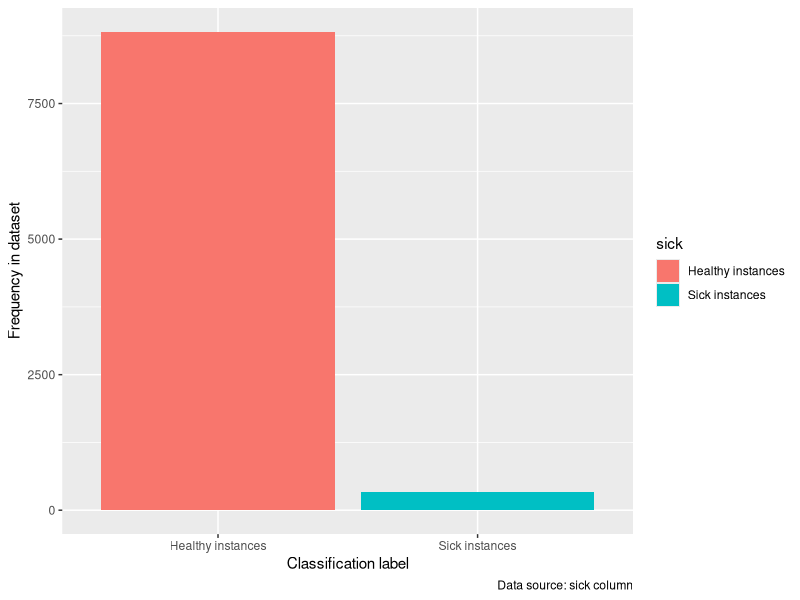
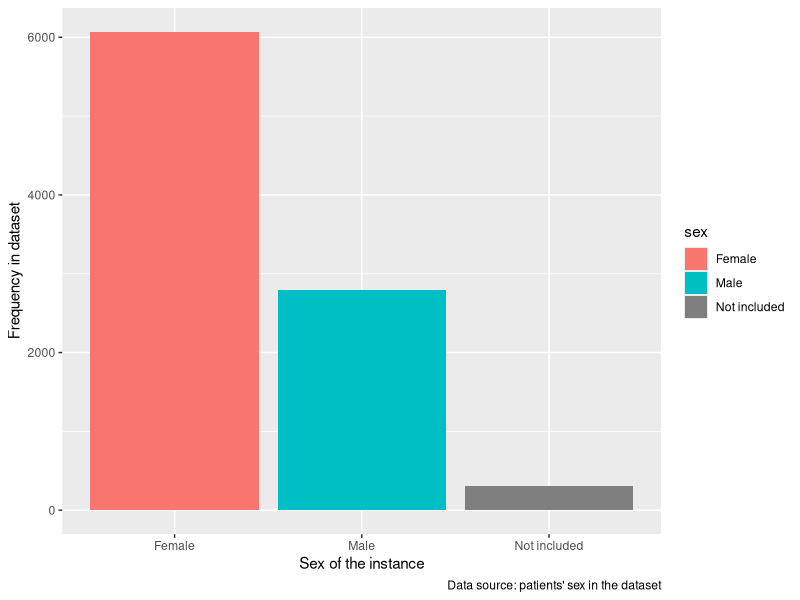
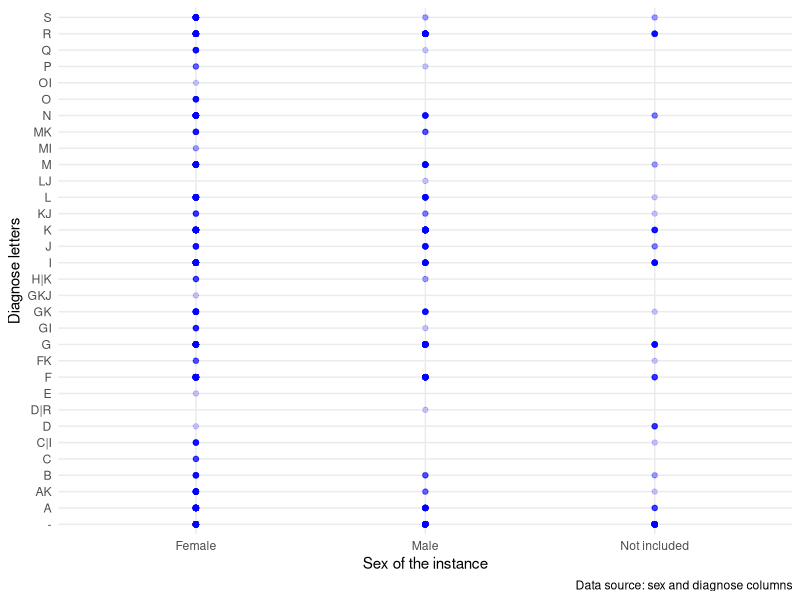
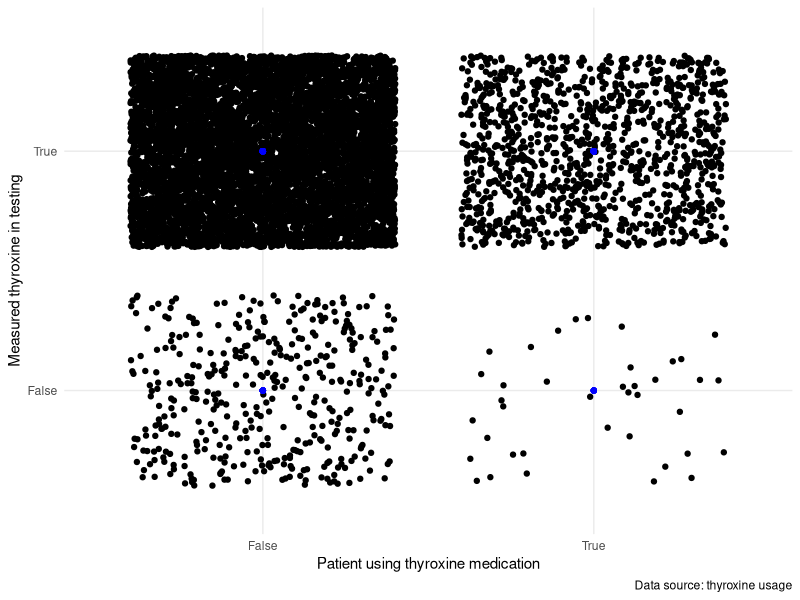
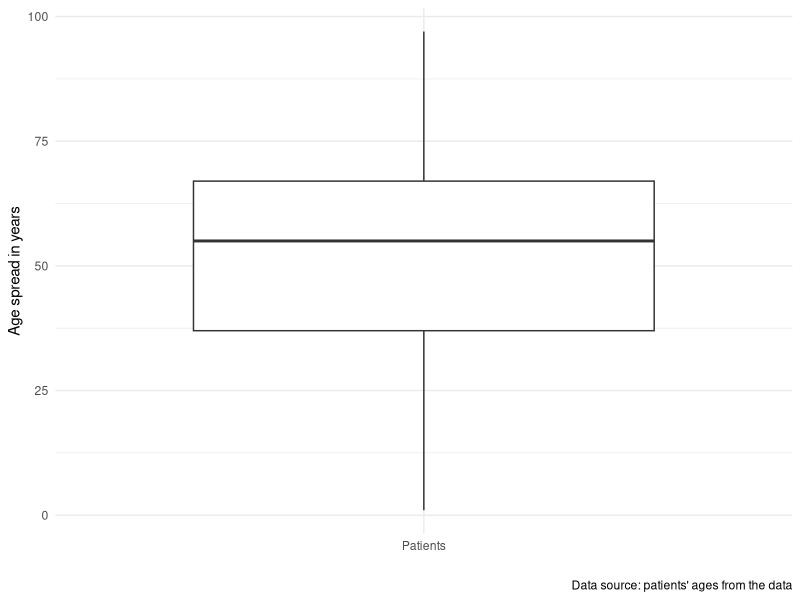
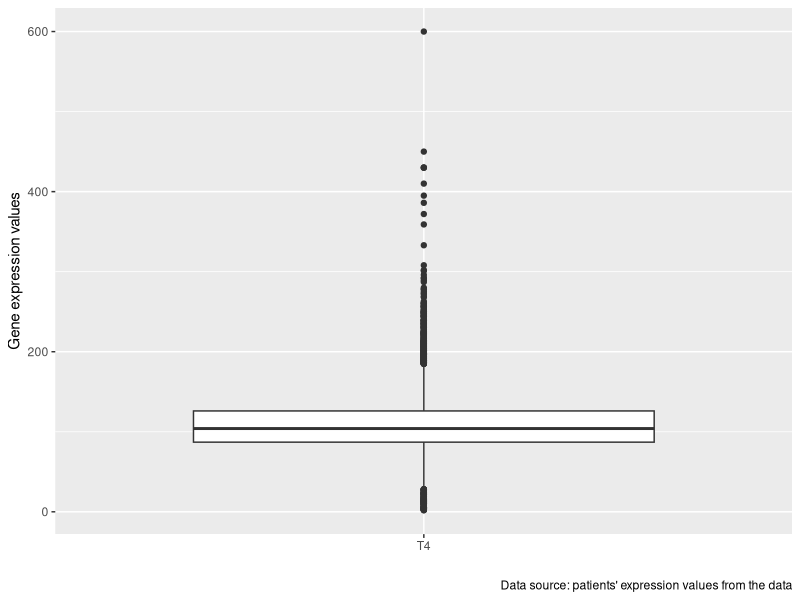

These figures' R source, in order:
## ---- chunk 1
knitr::opts_chunk$set(echo = TRUE)
library(dplyr)
library(tidyr)
library(ggplot2)
## ---- chunk 2
my_data <- read.table("data/thyroid0387.data", sep = ",", header=F, na="?")
my_labels <- read.table("data/labels.txt", sep="\n", header=F)
colnames(my_data) <- as.vector(my_labels[[1]])

dplyr::as_tibble(head(my_data, n=5))
## ---- chunk 3
knitr::kable(sapply(my_data, function(x) sum(is.na(x))), caption = "Amounts of NA found in the data." )
## ---- chunk 4
Openend_codebook_results <- readxl::read_xlsx("resources/codebook.xlsx")
knitr::kable(Openend_codebook_results, caption = "Overall overview of the dataset")
## ---- chunk 5
ggplot(data = my_data, mapping = aes(x = sick)) +
  geom_bar(aes(fill = sick)) +
         labs(caption = "Data source: sick column") +
         scale_x_discrete(labels=c("Healthy instances", "Sick instances")) +
         scale_fill_discrete(labels=c("Healthy instances", "Sick instances")) +
         xlab("Classification label") +
         ylab("Frequency in dataset")
## ---- chunk 6
ggplot(data = my_data, mapping = aes(x = sex)) +
  geom_bar(aes(fill = sex)) +
         xlab("Sex of the instance") +
         ylab("Frequency in dataset") +
         labs(caption = "Data source: patients' sex in the dataset") +
         scale_x_discrete(labels=c("Female", "Male", "Not included")) +
         scale_fill_discrete(labels=c("Female", "Male", "Not included"))

## ---- chunk 7
knitr::kable(table(my_data$Diagnose_letter))
## ---- chunk 8
ggplot(data = my_data, 
  mapping= aes(x = sex, y= Diagnose_letter)) +
  geom_point(col= "blue", alpha = 0.2) +
  geom_smooth(method="loess", se=FALSE) +
  xlab("Sex of the instance") +
  ylab("Diagnose letters") +
  labs(caption = "Data source: sex and diagnose columns") +
  scale_x_discrete(labels=c("Female", "Male", "Not included")) +
  scale_fill_discrete(labels=c("Female", "Male", "Not included")) +
  theme_minimal()
## ---- chunk 9
ggplot(data = my_data, 
  mapping= aes(x = on_thyroxine, y= TT4_measured)) +
  geom_jitter(width = 0.4, height = 0.4) +
  geom_point(col= "blue", alpha = 0.2) +
  geom_smooth(method="loess", se=FALSE) +
  xlab("Patient using thyroxine medication") +
  ylab("Measured thyroxine in testing") +
  labs(caption = "Data source: thyroxine usage") +
  scale_x_discrete(labels=c("False", "True")) +
  scale_y_discrete(labels=c("False", "True")) +
  theme_minimal()
## ---- chunk 10
ggplot(my_data, aes(y = age, x=as.factor("Patients"))) +
  geom_boxplot() +
  xlab("") +
  ylab("Age spread in years") +
  labs(caption = "Data source: patients' ages from the data") +
  theme_minimal()
## ---- chunk 11
ggplot(my_data, aes(y = TT4, x= as.factor("T4") )) +
  geom_boxplot() +
  xlab("") +
  ylab("Gene expression values") +
  labs(caption = "Data source: patients' expression values from the data")
## ---- chunk 12
Openend_ML_results <- readxl::read_xlsx("resources/ML_results.xlsx")
knitr::kable(Openend_ML_results, caption = "Results of various machine learning algorithms")
